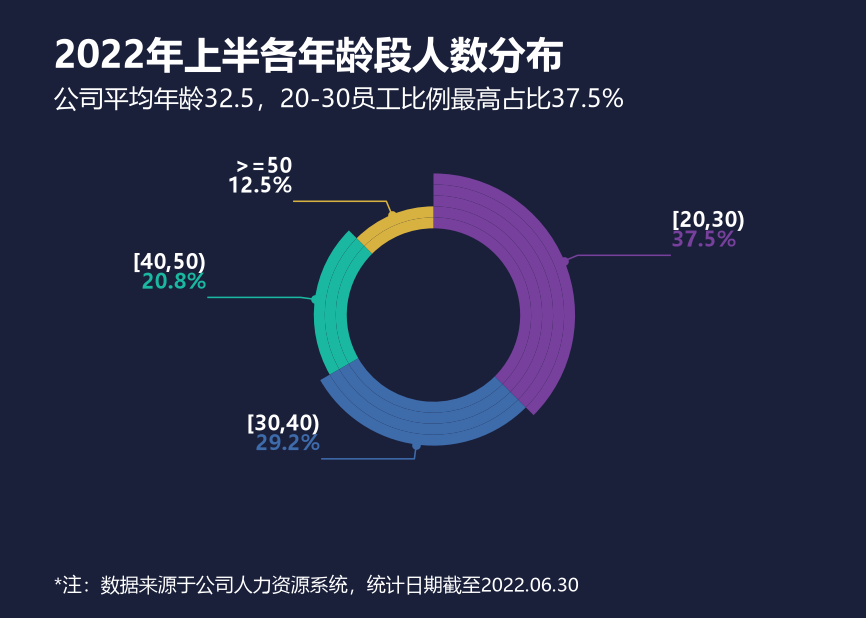

Write the Python code that produced this figure.
# -*- coding: utf-8 -*-
"""南丁格尔圆环图：2022年上半各年龄段人数分布"""
import matplotlib
matplotlib.use('Agg')
import matplotlib.pyplot as plt
from matplotlib.font_manager import FontProperties
from matplotlib.patches import Wedge
import numpy as np

plt.rcParams['font.sans-serif'] = ['SimHei', 'Microsoft YaHei']
plt.rcParams['axes.unicode_minus'] = False

f_title  = FontProperties(family='Microsoft YaHei', size=18, weight='bold')
f_sub    = FontProperties(family='Microsoft YaHei', size=12, weight='normal')
f_note   = FontProperties(family='Microsoft YaHei', size=9)
f_label  = FontProperties(family='Microsoft YaHei', size=10, weight='bold')
f_pct    = FontProperties(family='Microsoft YaHei', size=9, weight='normal')

bg_color   = '#1A1F3A'
text_color = '#FFFFFF'

ages     = ['[20,30)', '[30,40)', '[40,50)', '>=50']
percents = [37.5, 29.2, 20.8, 12.5]
total_pct = sum(percents)
colors   = ['#76409C', '#3E6BAA', '#1AB8A0', '#D8B241']

fig_w = 14.68 / 2.54
fig_h = 10.47 / 2.54
fig = plt.figure(figsize=(fig_w, fig_h), facecolor=bg_color)
ax = fig.add_axes([0.0, 0.06, 1.0, 0.86])
ax.set_facecolor(bg_color)
ax.set_aspect('equal')
ax.axis('off')

cx = 0.0
cy = 0.0
w     = 0.38
R_in  = 3.0

n = len(ages)

# 各颜色层数：紫5、蓝4、绿3、黄2，统一内径由内向外画
rings_count = [5, 4, 3, 2]

# 各颜色按累计占比从90°顺时针占据不同角度区域
start_angles = {}
acc = 90
for i in range(n):
    start_angles[i] = acc
    acc -= 360.0 * percents[i] / total_pct

for i in range(n):
    start = start_angles[i]
    angle = 360.0 * percents[i] / total_pct
    end   = start - angle

    for k in range(rings_count[i]):
        r_layer_out = R_in + (k + 1) * w
        wedge = Wedge((cx, cy), r_layer_out, end, start,
                      width=w, facecolor=colors[i], edgecolor='none')
        ax.add_patch(wedge)

    r_label = R_in + rings_count[i] * w
    mid_deg = (start + end) / 2
    mid_rad = np.radians(mid_deg)
    x1 = cx + r_label * np.cos(mid_rad)
    y1 = cy + r_label * np.sin(mid_rad)

    x2 = cx + (r_label + 0.5) * np.cos(mid_rad)
    y2 = cy + (r_label + 0.5) * np.sin(mid_rad)
    if np.cos(mid_rad) >= 0:
        x3 = x2 + 3.2
    else:
        x3 = x2 - 3.2
    ax.plot([x1, x2, x3], [y1, y2, y2],
            color=colors[i], linewidth=0.75, zorder=5)
    ax.scatter([x1], [y1], s=10, color=colors[i], zorder=6)

    ha = 'left' if np.cos(mid_rad) >= 0 else 'right'
    dx = 0.05 if ha == 'left' else -0.05
    ax.text(x3 + dx, y2 + 0.80, ages[i],
            ha=ha, va='bottom', fontproperties=f_label,
            color=text_color, zorder=7)
    pct_color = text_color if i == 3 else colors[i]
    ax.text(x3 + dx, y2 + 0.12, f'{percents[i]}%',
            ha=ha, va='bottom', fontproperties=f_label,
            color=pct_color, zorder=7)

ax.set_xlim(-9.2, 9.2)
ax.set_ylim(-9.2, 9.2)

fig.text(0.062, 0.94, '2022年上半各年龄段人数分布', ha='left', va='top',
         fontproperties=f_title, color=text_color)
fig.text(0.062, 0.86,
         '公司平均年龄32.5，20-30员工比例最高占比37.5%',
         ha='left', va='top', fontproperties=f_sub, color=text_color)
fig.text(0.062, 0.035,
         '*注：数据来源于公司人力资源系统，统计日期截至2022.06.30',
         ha='left', va='bottom', fontproperties=f_note, color=text_color)

plt.savefig('南丁格尔圆环.png', facecolor=bg_color, dpi=150)
print('done')
